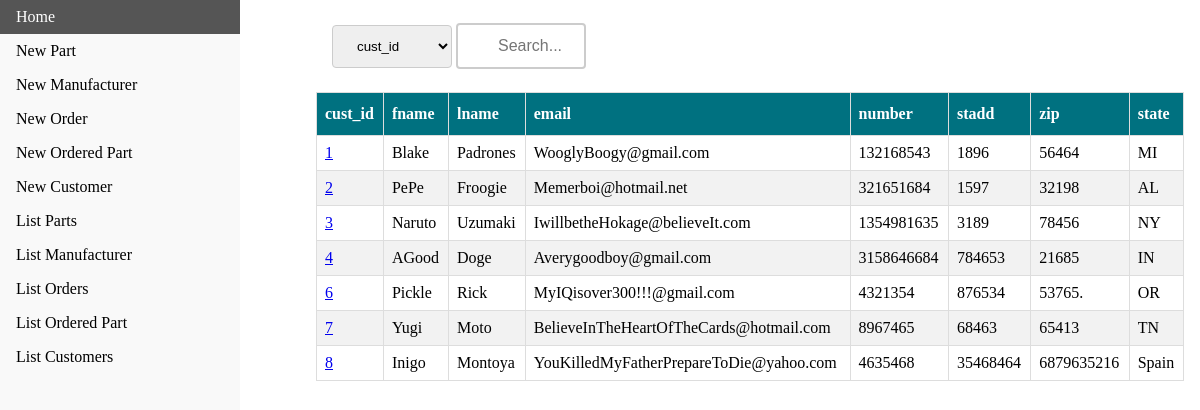
Screenshot of /list/customer with the database file from the repository.
### tables this page shows
CREATE TABLE customer (
cust_id INTEGER NOT NULL PRIMARY KEY,
fname TEXT NOT NULL,
lname TEXT NOT NULL,
email TEXT NOT NULL,
number TEXT NOT NULL,
stadd TEXT NOT NULL,
zip TEXT NOT NULL,
state TEXT NOT NULL );

### webpage.py (the view)
@app.route('/list/<itype>')
@app.route('/list')
def list(itype='null'):
    if itype == 'null':
        return render_template('index.html')
    elif itype == 'part' or itype == 'customer' or itype == 'manufacturer' or itype == 'order' or itype == 'ordered_part':
        con = sql.connect("test3.db")
        con.row_factory = sql.Row
        cur = con.cursor()
        com = "SELECT * FROM '" + itype + "'"
        cur.execute(com)
        names = [description[0] for description in cur.description]
        rows = cur.fetchall()
    else:
        return render_template('index.html')
    return render_template("list.html", names=names, rows=rows, tname=itype)

### templates/list.html (shortened to what this page needs)
<!doctype html>
<html>
  <head>
    <link rel="stylesheet" type="text/css" href="{{ url_for('static', filename='css/navbar.css') }}" />
    <link rel="stylesheet" type="text/css" href="{{ url_for('static', filename='css/table.css') }}" />
    <link rel="stylesheet" type="text/css" href="{{ url_for('static', filename='css/button.css') }}" />
  </head>
  <body>
    <ul>
			<li><a href="/" >Home</a></li>
			<li><a href="/insert/part">New Part</a></li>
			<li><a href="/insert/man">New Manufacturer</a></li>
			<li><a href="/insert/order">New Order</a></li>
			<li><a href="/insert/op">New Ordered Part</a></li>
			<li><a href="/insert/cust">New Customer</a></li>
			<li><a href="/list/part">List Parts</a></li>
			<li><a href="/list/manufacturer">List Manufacturer</a></li>
			<li><a href="/list/order">List Orders</a></li>
			<li><a href="/list/ordered_part">List Ordered Part</a></li>
			<li><a href="/list/customer">List Customers</a></li>
		</ul>
    <div style="margin-left:25%; padding:1px 16px; height:100%;">
	    <div class="searchBar" style="margin-top: 15px; margin-bottom: 15px; padding: 1px 16px;">
        <form action="{{ url_for('search', itype=tname) }}" method="POST">
          <select name="selection">
            {% for col in names %}
            <option value="{{ col }}">{{ col }}</option>
            {% endfor %}
          </select>
          <input class="searchBar" type=text name="search" placeholder="Search...">
        </form>
      </div>
      <table>
        <thead>
          <tr>
            {% for col in names %}
              <th>{{ col }}</th>
            {% endfor %}
          </tr>
        </thead>
        <tbody>
          {% for row in rows %}
          <tr>
            {% for i in row %}
              {% if row[0] == i %}
                {% if names[0] == 'part_id' and names[1] == 'order_id' %}
                  <td><a href="{{ url_for('display',itype=tname, ident1=row[0], ident2=row[1]) }}" >{{ i }}</a> </td>
                {% else %}
                  <td><a href="{{ url_for('display',itype=tname, ident1=row[0]) }}">{{ i }}</a></td>
                {% endif %}
              {% else %}
                <td>{{ i }}</td>
              {% endif %}
            {% endfor %}
          </tr>
        {% endfor %}
        </tbody>
      </table>
    </div>
  </body>
</html>

### static/css/navbar.css (style rules this page uses)
body { margin: 0; }
ul { list-style-type: none; margin: 0; padding: 0; width: 20vw; background-color: #f1f1f175; position: fixed; height: 100%; overflow: auto; }
li a { display: block; color: #000; padding: 8px 16px; text-decoration: none; }

### static/css/table.css (style rules this page uses)
div { border-radius: 5px; background-color: #ffffffea; }
table { font-family: MuseoSans; border-collapse: collapse; width: 100%; }
tr { border-bottom: 1px solid #f2f2f2; }
th, td { border: 1px solid #ddd; padding: 8px; }
th { padding-top: 12px; padding-bottom: 12px; text-align: left; background-color: rgb(0, 113, 128); color: white; }
tr:nth-child(even) { background-color: #f2f2f2; }

### static/css/button.css (style rules this page uses)
.searchBar input[type=text] { width: 130px; box-sizing: border-box; border: 2px solid #ccc; border-radius: 4px; font-size: 16px; background-color: white; background-position: 10px 10px; background-repeat: no-repeat; padding: 12px 20px 12px 40px; -webkit-transition: width 0.4s ease-in-out; transition: width 0.4s ease-in-out; }
select { width: 10vw; padding: 12px 20px; margin: 8px 0; display: inline-block; border: 1px solid #ccc; border-radius: 4px; box-sizing: border-box; }

### rows the page displays
customer: row "1", fname "Blake", lname "Padrones", email "WooglyBoogy@gmail.com", number "132168543", stadd "1896", zip "56464", state "MI"
customer: row "2", fname "PePe", lname "Froogie", email "Memerboi@hotmail.net", number "321651684", stadd "1597", zip "32198", state "AL"
customer: row "3", fname "Naruto", lname "Uzumaki", email "IwillbetheHokage@believeIt.com", number "1354981635", stadd "3189", zip "78456", state "NY"
customer: row "4", fname "AGood", lname "Doge", email "Averygoodboy@gmail.com", number "3158646684", stadd "784653", zip "21685", state "IN"
customer: row "6", fname "Pickle", lname "Rick", email "MyIQisover300!!!@gmail.com", number "4321354", stadd "876534", zip "53765.", state "OR"
customer: row "7", fname "Yugi", lname "Moto", email "BelieveInTheHeartOfTheCards@hotmail.com", number "8967465", stadd "68463", zip "65413", state "TN"
customer: row "8", fname "Inigo", lname "Montoya", email "YouKilledMyFatherPrepareToDie@yahoo.com", number "4635468", stadd "35468464", zip "6879635216", state "Spain"

### other values shown
{{ col }} "cust_id" "fname" "lname" "email" "number" "stadd" "zip" "state"
form field selection "cust_id"
